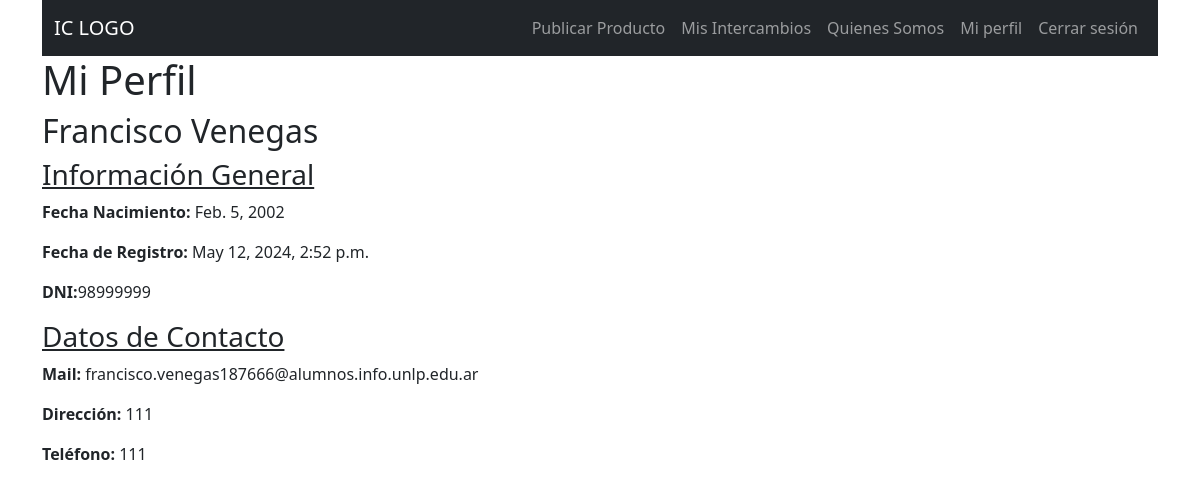
The page /mi_pefil (signed in) on the database its author committed.
### intercambios_caritas/models.py (models this page shows, shortened)
class Usuario(AbstractUser):
    telefono = models.CharField(max_length=20, blank=True, null=True)
    direccion = models.CharField(max_length=100, blank=True, null=True)
    nacimiento = models.DateField(blank=True, null=True)
    def __init__(self, *args, **kwargs):
        telefono = kwargs.pop('telefono', None)
        direccion = kwargs.pop('direccion', None)
        nacimiento = kwargs.pop('nacimiento', None)
        super().__init__(*args, **kwargs)
        if telefono is not None:
            self.telefono = telefono
        if direccion is not None:
            self.direccion = direccion
        if nacimiento is not None:
            self.nacimiento = nacimiento

### intercambios_caritas/views.py (the view)
# urls.py: path('mi_pefil', views.ver_perfil ,name = "mi_perfil"),
def ver_perfil(request):
    return render(request, 'administracion_usuarios/mi_perfil.html')

### templates/administracion_usuarios/mi_perfil.html (shortened to what this page needs)
{% extends 'layouts/base.html' %}
{% block content %}
{% include 'layouts/navbar.html' %}
<h1>Mi Perfil </h1>
<h2>{{ user.first_name }} {{ user.last_name }}</h2>
<h3><u>Información General</u></h3>
<p><b>Fecha Nacimiento:</b> {{ user.nacimiento}}</p>
<p><b>Fecha de Registro:</b> {{ user.date_joined}}</p>
<p><b>DNI:</b>{{ user.username}}</p>
<h3><u>Datos de Contacto</u></h3>
<p><b>Mail:</b> {{ user.email}}</p>
<p><b>Dirección:</b> {{ user.direccion}}</p>
<p><b>Teléfono:</b> {{ user.telefono}}</p>
{% endblock %}

### rows shown on the page
Usuario: first_name "Francisco", last_name "Venegas", nacimiento "Feb. 5, 2002", date_joined "May 12, 2024, 2:52 p.m.", username "98999999", email "francisco.venegas187666@alumnos.info.unlp.edu.ar", direccion "111", telefono "111"
